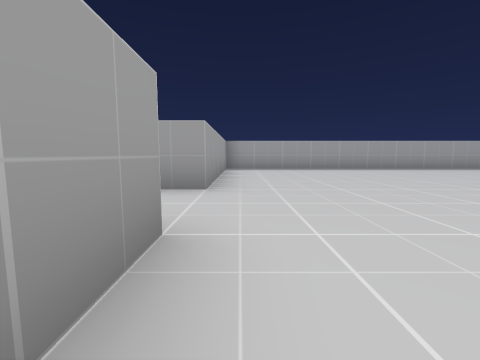
view 1 (above)

24 first-person views from a walk through a scene from a Unity 3-D project. The camera is 0.51 m above the floor, tilts 6° down and sees 90° across. The floor is counted in squares, 1 m on a side. Each view is taken from the middle of a square. On the plan, view 1 faces up. The plan holds only what a view shows up to about 9 squares ahead; the rest is blank. The place goes on beyond the plan.

view 2
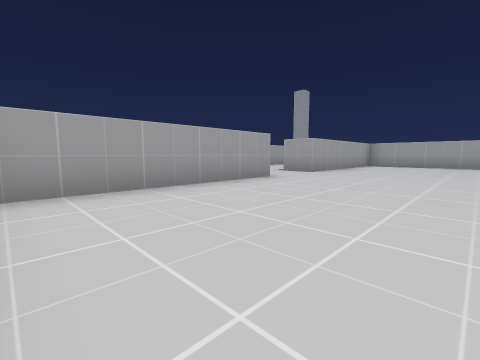

view 3
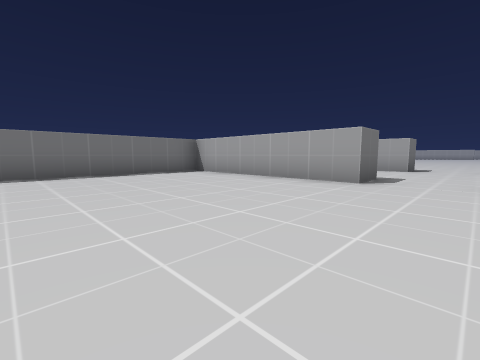

view 4
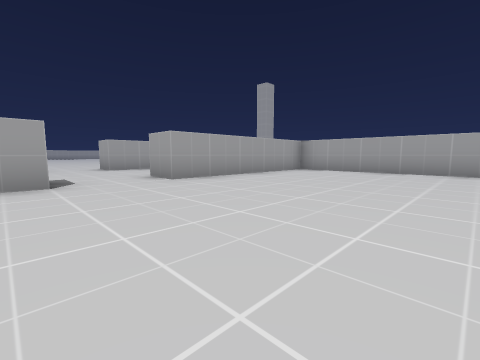

view 5
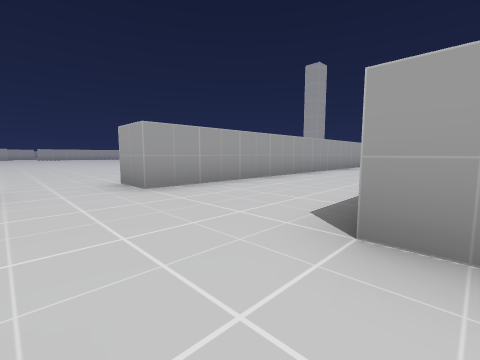

view 6
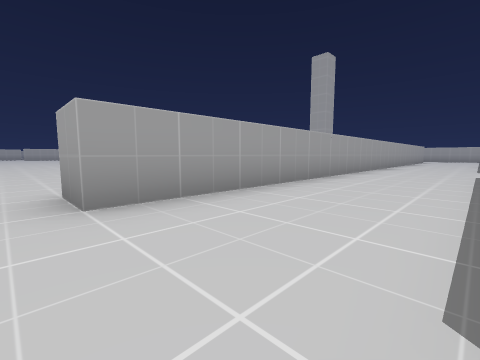

view 7
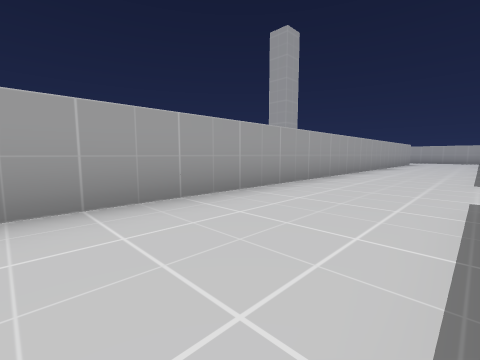

view 8
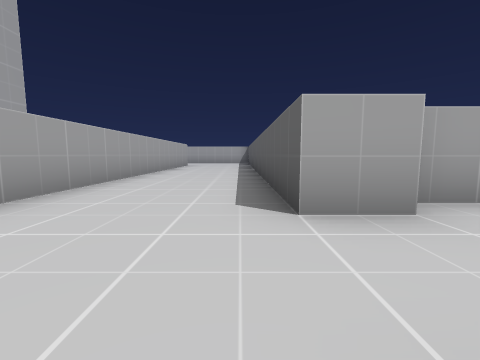

view 9
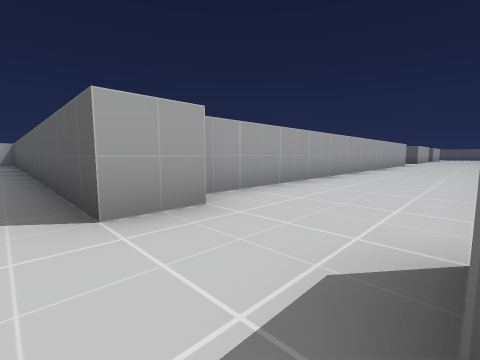

view 10
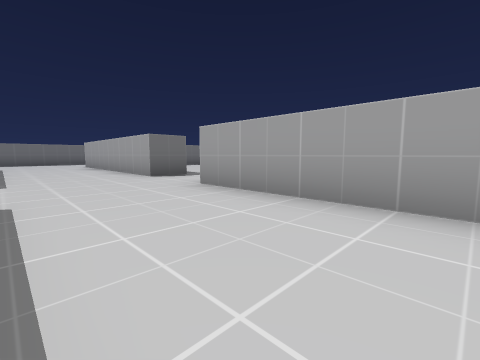

view 11
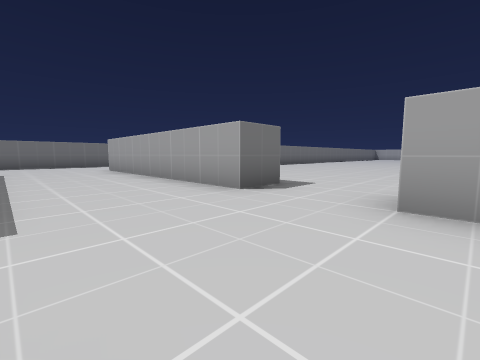

view 12
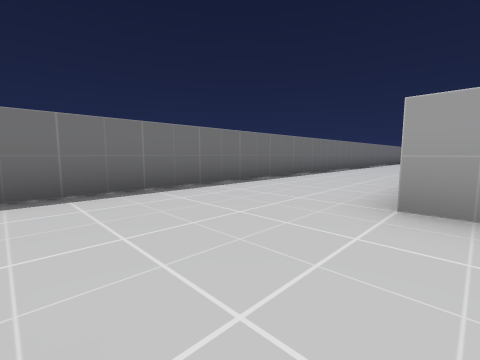

view 13
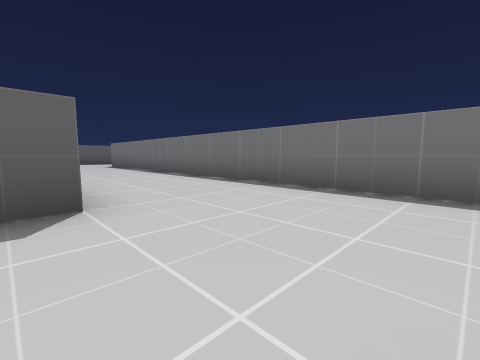

view 14
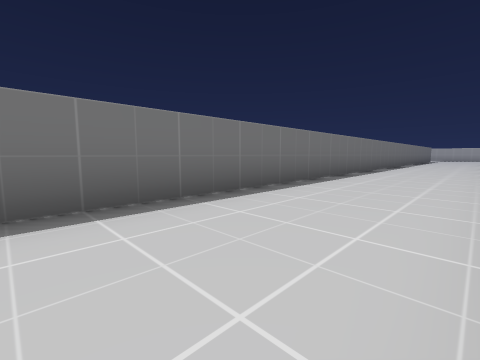

view 15
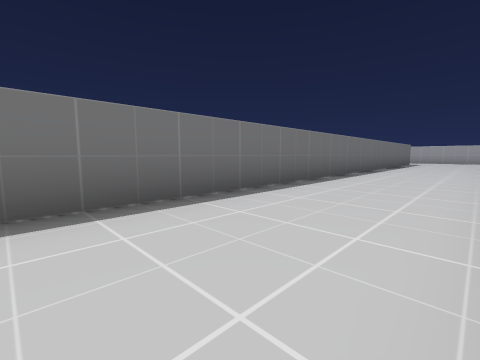

view 16
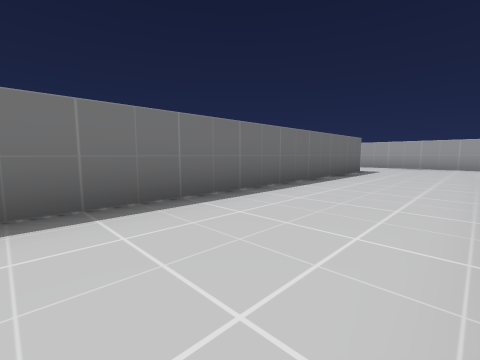

view 17
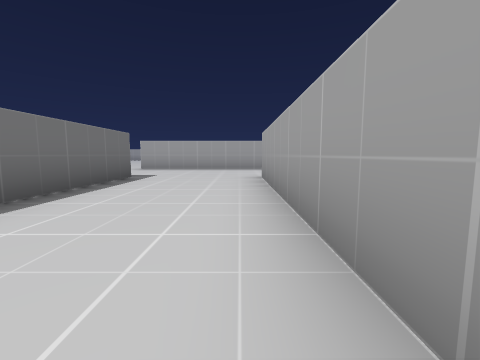

view 18
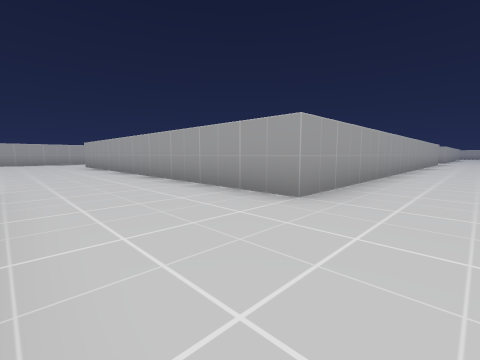

view 19
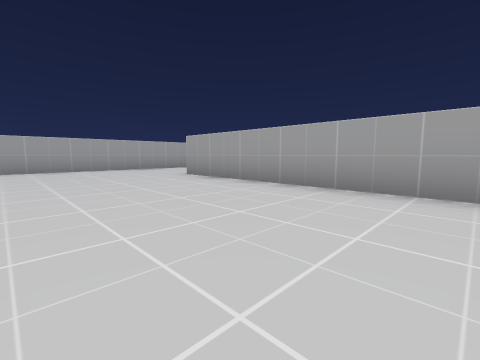

view 20
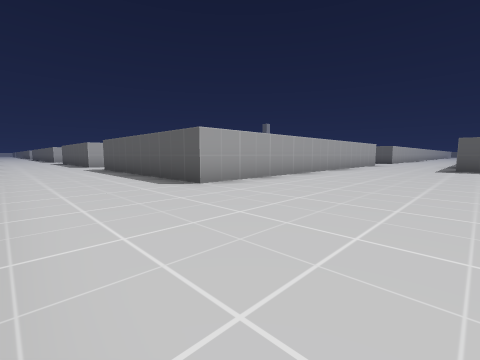

view 21
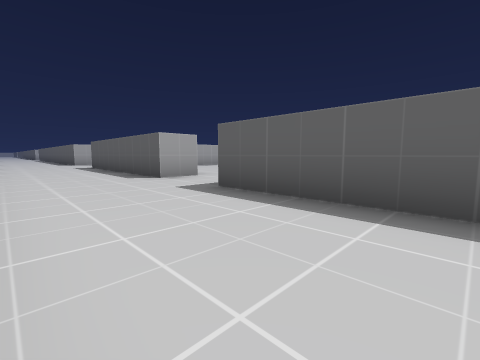

view 22
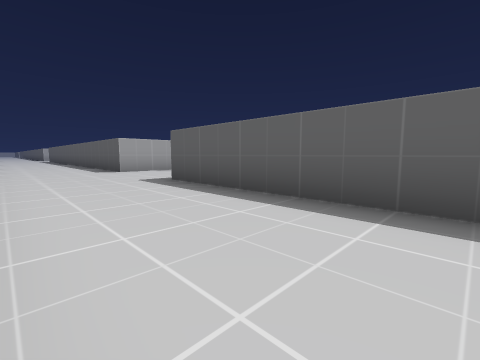

view 23
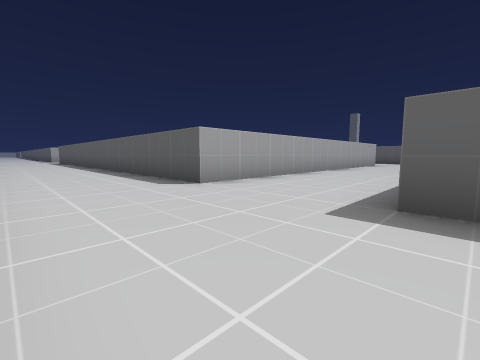

view 24
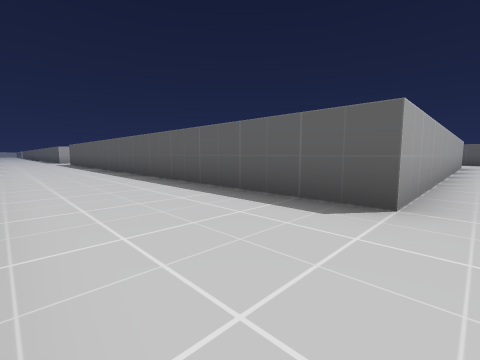

### Floor plan
Points are (right, up) in squares from view 1. A wall is a line through its corners. A room is listed if a view was taken in it or the views show most of it. See-through windows are left out.
Room 1 (views 1, 2, 3, 4)
walls: (-0.5, 1.5) (-0.5, -3.5) (4, -3.5); (4.5, 8.5) (-0.5, 8.5) (-0.5, 3.5)
ways out: opening at (-1, 2.5) to room 2
Room 2 (views 5, 6, 7, 8, 9, 10, 11, 12, 13, 14, 15, 16, 17, 18, 19, 20, 21, 22, 23, 24)
walls: (-24.4, -4.5) (-29.5, -4.5); (-29.5, -7.5) (4.5, -7.5); (-32.5, 0.4) (-32.5, -8.5) (-42.5, -8.5) (-42.5, -3); (-35.5, -12) (-35.5, -11.5); (-32.8, 7.5) (-42.5, 7.5) (-42.5, 17.4); (-5.6, 1.5) (-4.5, 1.5) (-4.5, -4.5); (-41.4, -1) (-42.5, -1) (-42.5, 4.5); (-1.5, -4.6) (-1.5, -3.9); (-1.5, 1.5) (-0.5, 1.5); (-0.5, 3.5) (-1.5, 3.5); (-45.5, -7.6) (-45.5, -12); (-0.4, 12) (-1.5, 12) (-1.5, 17.5); (-4.5, 17.5) (-4.5, 3.5) (-5.5, 3.5); (4.5, 12.5) (-0.1, 12.5)
ways out: opening at (-1, 2.5) to room 1; opening at (-42, -2.5); opening at (-5, 2.5)

Positions as (right, up) in squares from view 1, and headings:
1: (0, 0), facing up
2: (3, -3), facing up-left
3: (4, 3), facing down-left
4: (4, 1), facing up-left
5: (-1, 2), facing up-left
6: (-2, 3), facing up-left
7: (-2, 7), facing up-left
8: (-2, 10), facing up
9: (-2, 10), facing up-right
10: (-2, 7), facing down-left
11: (-2, 4), facing down-left
12: (-2, -4), facing down-left
13: (-4, -4), facing down-right
14: (-8, -5), facing down-left
15: (-15, -5), facing down-left
16: (-22, -5), facing down-left
17: (-24, -5), facing left
18: (-31, -11), facing up-left
19: (-37, -12), facing up-left
20: (-45, -12), facing up-right
21: (-45, -6), facing up-right
22: (-45, 0), facing up-right
23: (-45, 4), facing up-right
24: (-45, 7), facing up-right
